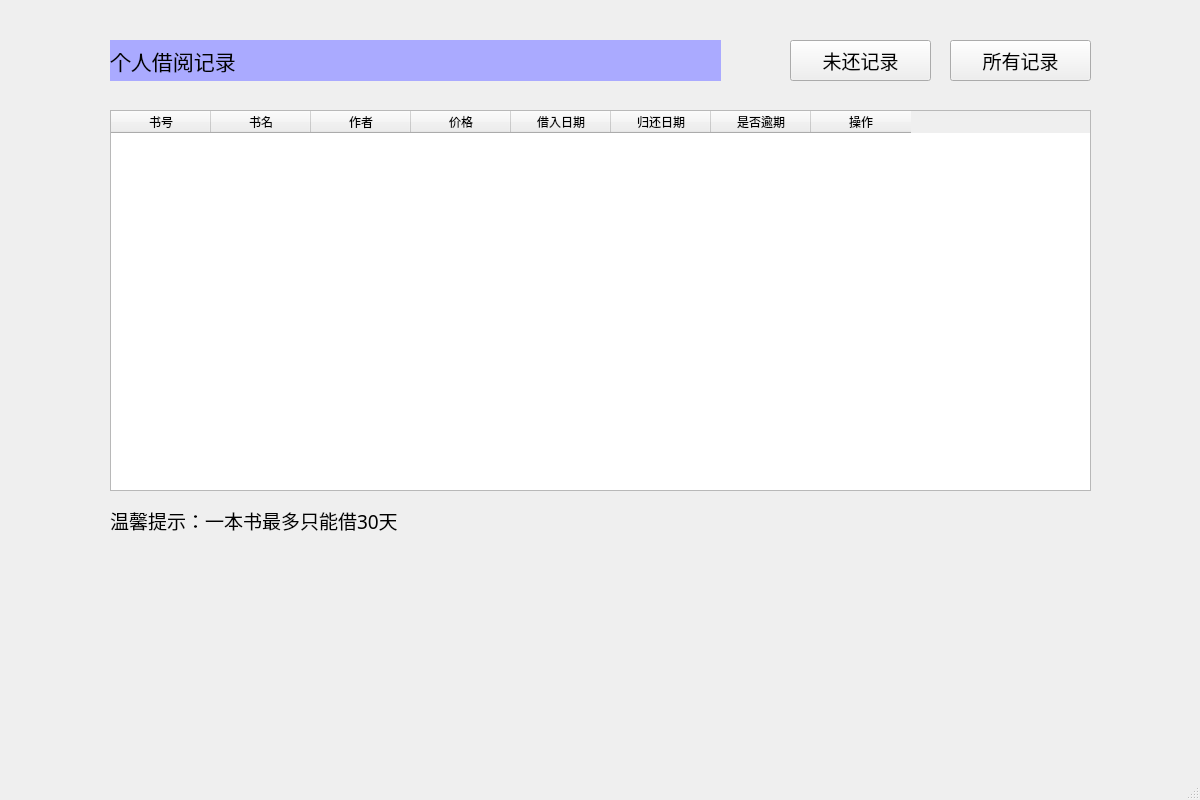
<?xml version="1.0" encoding="UTF-8"?>
<ui version="4.0">
 <class>ReturnWindow</class>
 <widget class="QMainWindow" name="ReturnWindow">
  <property name="geometry">
   <rect>
    <x>0</x>
    <y>0</y>
    <width>1200</width>
    <height>800</height>
   </rect>
  </property>
  <property name="windowTitle">
   <string>还书</string>
  </property>
  <widget class="QWidget" name="centralwidget">
   <widget class="QTableWidget" name="tableWidget">
    <property name="geometry">
     <rect>
      <x>110</x>
      <y>110</y>
      <width>981</width>
      <height>381</height>
     </rect>
    </property>
    <column>
     <property name="text">
      <string>书号</string>
     </property>
    </column>
    <column>
     <property name="text">
      <string>书名</string>
     </property>
    </column>
    <column>
     <property name="text">
      <string>作者</string>
     </property>
    </column>
    <column>
     <property name="text">
      <string>价格</string>
     </property>
    </column>
    <column>
     <property name="text">
      <string>借入日期</string>
     </property>
    </column>
    <column>
     <property name="text">
      <string>归还日期</string>
     </property>
    </column>
    <column>
     <property name="text">
      <string>是否逾期</string>
     </property>
    </column>
    <column>
     <property name="text">
      <string>操作</string>
     </property>
    </column>
   </widget>
   <widget class="QLabel" name="label">
    <property name="geometry">
     <rect>
      <x>110</x>
      <y>40</y>
      <width>611</width>
      <height>41</height>
     </rect>
    </property>
    <property name="font">
     <font>
      <family>宋体</family>
      <pointsize>16</pointsize>
     </font>
    </property>
    <property name="styleSheet">
     <string notr="true">background-color: rgb(170, 170, 255);</string>
    </property>
    <property name="text">
     <string>个人借阅记录</string>
    </property>
   </widget>
   <widget class="QPushButton" name="pushButton">
    <property name="geometry">
     <rect>
      <x>790</x>
      <y>40</y>
      <width>141</width>
      <height>41</height>
     </rect>
    </property>
    <property name="font">
     <font>
      <family>宋体</family>
      <pointsize>14</pointsize>
     </font>
    </property>
    <property name="text">
     <string>未还记录</string>
    </property>
   </widget>
   <widget class="QPushButton" name="pushButton_2">
    <property name="geometry">
     <rect>
      <x>950</x>
      <y>40</y>
      <width>141</width>
      <height>41</height>
     </rect>
    </property>
    <property name="font">
     <font>
      <family>宋体</family>
      <pointsize>14</pointsize>
     </font>
    </property>
    <property name="text">
     <string>所有记录</string>
    </property>
   </widget>
   <widget class="QLabel" name="label_2">
    <property name="geometry">
     <rect>
      <x>110</x>
      <y>500</y>
      <width>651</width>
      <height>41</height>
     </rect>
    </property>
    <property name="font">
     <font>
      <family>幼圆</family>
      <pointsize>14</pointsize>
     </font>
    </property>
    <property name="text">
     <string>温馨提示：一本书最多只能借30天</string>
    </property>
   </widget>
  </widget>
  <widget class="QMenuBar" name="menubar">
   <property name="geometry">
    <rect>
     <x>0</x>
     <y>0</y>
     <width>1200</width>
     <height>18</height>
    </rect>
   </property>
  </widget>
  <widget class="QStatusBar" name="statusbar"/>
 </widget>
 <resources/>
 <connections/>
</ui>
